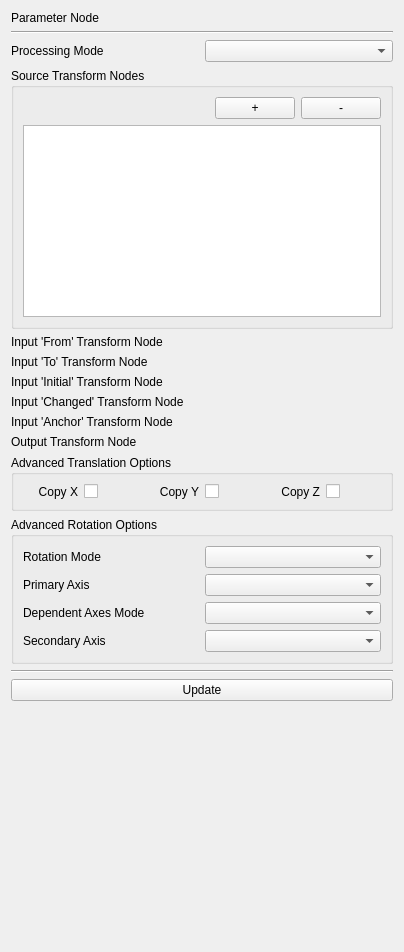
<?xml version="1.0" encoding="UTF-8"?>
<ui version="4.0">
 <class>qSlicerTransformProcessorModule</class>
 <widget class="qSlicerWidget" name="qSlicerTransformProcessorModule">
  <property name="geometry">
   <rect>
    <x>0</x>
    <y>0</y>
    <width>404</width>
    <height>952</height>
   </rect>
  </property>
  <property name="windowTitle">
   <string>Module Template</string>
  </property>
  <layout class="QGridLayout" name="gridLayout">
   <item row="14" column="0" colspan="2">
    <widget class="ctkCheckablePushButton" name="updateButton">
     <property name="toolTip">
      <string>Click to manually update, click the checkbox to enable automatic updates</string>
     </property>
     <property name="text">
      <string>Update</string>
     </property>
    </widget>
   </item>
   <item row="11" column="0" colspan="2">
    <widget class="ctkCollapsibleGroupBox" name="advancedTranslationGroupBox">
     <property name="title">
      <string>Advanced Translation Options</string>
     </property>
     <layout class="QGridLayout" name="gridLayout_2">
      <item row="2" column="1">
       <widget class="QCheckBox" name="advancedTranslationCopyXCheckbox">
        <property name="layoutDirection">
         <enum>Qt::LeftToRight</enum>
        </property>
        <property name="text">
         <string/>
        </property>
       </widget>
      </item>
      <item row="2" column="0">
       <widget class="QLabel" name="advancedTranslationCopyXLabel">
        <property name="text">
         <string>Copy X</string>
        </property>
        <property name="alignment">
         <set>Qt::AlignRight|Qt::AlignTrailing|Qt::AlignVCenter</set>
        </property>
       </widget>
      </item>
      <item row="2" column="2">
       <widget class="QLabel" name="advancedTranslationCopyYLabel">
        <property name="text">
         <string>Copy Y</string>
        </property>
        <property name="alignment">
         <set>Qt::AlignRight|Qt::AlignTrailing|Qt::AlignVCenter</set>
        </property>
       </widget>
      </item>
      <item row="2" column="3">
       <widget class="QCheckBox" name="advancedTranslationCopyYCheckbox">
        <property name="layoutDirection">
         <enum>Qt::LeftToRight</enum>
        </property>
        <property name="text">
         <string/>
        </property>
       </widget>
      </item>
      <item row="2" column="4">
       <widget class="QLabel" name="advancedTranslationCopyZLabel">
        <property name="text">
         <string>Copy Z</string>
        </property>
        <property name="alignment">
         <set>Qt::AlignRight|Qt::AlignTrailing|Qt::AlignVCenter</set>
        </property>
       </widget>
      </item>
      <item row="2" column="5">
       <widget class="QCheckBox" name="advancedTranslationCopyZCheckbox">
        <property name="layoutDirection">
         <enum>Qt::LeftToRight</enum>
        </property>
        <property name="text">
         <string/>
        </property>
       </widget>
      </item>
     </layout>
    </widget>
   </item>
   <item row="3" column="0" colspan="2">
    <widget class="QGroupBox" name="inputCombineTransformListGroupBox">
     <property name="title">
      <string>Source Transform Nodes</string>
     </property>
     <layout class="QGridLayout" name="gridlayout">
      <property name="sizeConstraint">
       <enum>QLayout::SetDefaultConstraint</enum>
      </property>
      <item row="0" column="1">
       <widget class="qMRMLNodeComboBox" name="addInputCombineTransformComboBox">
        <property name="toolTip">
         <string>Select which transform you want to add below.</string>
        </property>
        <property name="nodeTypes">
         <stringlist>
          <string>vtkMRMLLinearTransformNode</string>
         </stringlist>
        </property>
        <property name="noneEnabled">
         <bool>false</bool>
        </property>
        <property name="renameEnabled">
         <bool>true</bool>
        </property>
       </widget>
      </item>
      <item row="0" column="4">
       <widget class="QPushButton" name="removeInputCombineTransformButton">
        <property name="toolTip">
         <string>Remove the transform selected below.</string>
        </property>
        <property name="text">
         <string>-</string>
        </property>
       </widget>
      </item>
      <item row="0" column="3">
       <widget class="QPushButton" name="addInputCombineTransformButton">
        <property name="toolTip">
         <string>Add the transform to the list below.</string>
        </property>
        <property name="text">
         <string>+</string>
        </property>
       </widget>
      </item>
      <item row="1" column="0" colspan="5">
       <widget class="QListWidget" name="inputCombineTransformList">
        <property name="sizePolicy">
         <sizepolicy hsizetype="Expanding" vsizetype="Minimum">
          <horstretch>0</horstretch>
          <verstretch>0</verstretch>
         </sizepolicy>
        </property>
       </widget>
      </item>
     </layout>
    </widget>
   </item>
   <item row="4" column="1">
    <widget class="qMRMLNodeComboBox" name="inputFromTransformComboBox">
     <property name="toolTip">
      <string>The transform node *from* which the output is based (e.g. Source in SourceToTarget)</string>
     </property>
     <property name="nodeTypes">
      <stringlist>
       <string>vtkMRMLLinearTransformNode</string>
      </stringlist>
     </property>
     <property name="noneEnabled">
      <bool>false</bool>
     </property>
     <property name="renameEnabled">
      <bool>true</bool>
     </property>
    </widget>
   </item>
   <item row="0" column="1">
    <widget class="qMRMLNodeComboBox" name="parameterNodeComboBox">
     <property name="enabled">
      <bool>false</bool>
     </property>
     <property name="toolTip">
      <string>This stores all parameters for transform processing.</string>
     </property>
     <property name="nodeTypes">
      <stringlist>
       <string>vtkMRMLTransformProcessorNode</string>
      </stringlist>
     </property>
     <property name="showHidden">
      <bool>true</bool>
     </property>
     <property name="renameEnabled">
      <bool>false</bool>
     </property>
    </widget>
   </item>
   <item row="5" column="1">
    <widget class="qMRMLNodeComboBox" name="inputToTransformComboBox">
     <property name="toolTip">
      <string>The transform node *to* which the output is based (e.g. Target in SourceToTarget)</string>
     </property>
     <property name="nodeTypes">
      <stringlist>
       <string>vtkMRMLLinearTransformNode</string>
      </stringlist>
     </property>
     <property name="noneEnabled">
      <bool>false</bool>
     </property>
     <property name="renameEnabled">
      <bool>true</bool>
     </property>
    </widget>
   </item>
   <item row="8" column="1">
    <widget class="qMRMLNodeComboBox" name="inputAnchorTransformComboBox">
     <property name="toolTip">
      <string>The output will be expressed relative to this anchor</string>
     </property>
     <property name="nodeTypes">
      <stringlist>
       <string>vtkMRMLLinearTransformNode</string>
      </stringlist>
     </property>
     <property name="noneEnabled">
      <bool>false</bool>
     </property>
     <property name="renameEnabled">
      <bool>true</bool>
     </property>
    </widget>
   </item>
   <item row="16" column="1">
    <spacer name="verticalSpacer">
     <property name="orientation">
      <enum>Qt::Vertical</enum>
     </property>
     <property name="sizeHint" stdset="0">
      <size>
       <width>20</width>
       <height>40</height>
      </size>
     </property>
    </spacer>
   </item>
   <item row="8" column="0">
    <widget class="QLabel" name="inputAnchorTransformLabel">
     <property name="text">
      <string>Input 'Anchor' Transform Node</string>
     </property>
    </widget>
   </item>
   <item row="2" column="0">
    <widget class="QLabel" name="processingModeLabel">
     <property name="text">
      <string>Processing Mode</string>
     </property>
    </widget>
   </item>
   <item row="4" column="0">
    <widget class="QLabel" name="inputFromTransformLabel">
     <property name="text">
      <string>Input 'From' Transform Node</string>
     </property>
    </widget>
   </item>
   <item row="0" column="0">
    <widget class="QLabel" name="parameterNodeLabel">
     <property name="text">
      <string>Parameter Node</string>
     </property>
    </widget>
   </item>
   <item row="5" column="0">
    <widget class="QLabel" name="inputToTransformLabel">
     <property name="text">
      <string>Input 'To' Transform Node</string>
     </property>
    </widget>
   </item>
   <item row="2" column="1">
    <widget class="ctkComboBox" name="processingModeComboBox">
     <property name="toolTip">
      <string>Select what kind of operation to perform.</string>
     </property>
     <property name="defaultText">
      <string/>
     </property>
    </widget>
   </item>
   <item row="9" column="1">
    <widget class="qMRMLNodeComboBox" name="outputTransformComboBox">
     <property name="toolTip">
      <string>The node in which to store the result.</string>
     </property>
     <property name="nodeTypes">
      <stringlist>
       <string>vtkMRMLLinearTransformNode</string>
      </stringlist>
     </property>
     <property name="noneEnabled">
      <bool>false</bool>
     </property>
     <property name="renameEnabled">
      <bool>true</bool>
     </property>
    </widget>
   </item>
   <item row="1" column="0" colspan="2">
    <widget class="Line" name="lineInputs">
     <property name="orientation">
      <enum>Qt::Horizontal</enum>
     </property>
    </widget>
   </item>
   <item row="6" column="0">
    <widget class="QLabel" name="inputInitialTransformLabel">
     <property name="text">
      <string>Input 'Initial' Transform Node</string>
     </property>
    </widget>
   </item>
   <item row="12" column="0" colspan="2">
    <widget class="ctkCollapsibleGroupBox" name="advancedRotationGroupBox">
     <property name="layoutDirection">
      <enum>Qt::LeftToRight</enum>
     </property>
     <property name="title">
      <string>Advanced Rotation Options</string>
     </property>
     <layout class="QGridLayout" name="gridLayout_3">
      <item row="2" column="1">
       <widget class="QLabel" name="advancedRotationDependentAxesModeLabel">
        <property name="text">
         <string>Dependent Axes Mode</string>
        </property>
       </widget>
      </item>
      <item row="0" column="2">
       <widget class="ctkComboBox" name="advancedRotationModeComboBox"/>
      </item>
      <item row="3" column="2">
       <widget class="ctkComboBox" name="advancedRotationSecondaryAxisComboBox"/>
      </item>
      <item row="2" column="2">
       <widget class="ctkComboBox" name="advancedRotationDependentAxesModeComboBox"/>
      </item>
      <item row="1" column="1">
       <widget class="QLabel" name="advancedRotationPrimaryAxisLabel">
        <property name="text">
         <string>Primary Axis</string>
        </property>
       </widget>
      </item>
      <item row="1" column="2">
       <widget class="ctkComboBox" name="advancedRotationPrimaryAxisComboBox"/>
      </item>
      <item row="3" column="1">
       <widget class="QLabel" name="advancedRotationSecondaryAxisLabel">
        <property name="text">
         <string>Secondary Axis</string>
        </property>
       </widget>
      </item>
      <item row="0" column="1">
       <widget class="QLabel" name="advancedRotationModeLabel">
        <property name="text">
         <string>Rotation Mode</string>
        </property>
       </widget>
      </item>
     </layout>
    </widget>
   </item>
   <item row="6" column="1">
    <widget class="qMRMLNodeComboBox" name="inputInitialTransformComboBox">
     <property name="toolTip">
      <string>The initial state for the transform</string>
     </property>
     <property name="nodeTypes">
      <stringlist>
       <string>vtkMRMLLinearTransformNode</string>
      </stringlist>
     </property>
     <property name="noneEnabled">
      <bool>false</bool>
     </property>
     <property name="renameEnabled">
      <bool>true</bool>
     </property>
    </widget>
   </item>
   <item row="7" column="0">
    <widget class="QLabel" name="inputChangedTransformLabel">
     <property name="text">
      <string>Input 'Changed' Transform Node</string>
     </property>
    </widget>
   </item>
   <item row="7" column="1">
    <widget class="qMRMLNodeComboBox" name="inputChangedTransformComboBox">
     <property name="toolTip">
      <string>The changed state of the input</string>
     </property>
     <property name="nodeTypes">
      <stringlist>
       <string>vtkMRMLLinearTransformNode</string>
      </stringlist>
     </property>
     <property name="noneEnabled">
      <bool>false</bool>
     </property>
     <property name="renameEnabled">
      <bool>true</bool>
     </property>
    </widget>
   </item>
   <item row="13" column="0" colspan="2">
    <widget class="Line" name="lineControl">
     <property name="orientation">
      <enum>Qt::Horizontal</enum>
     </property>
    </widget>
   </item>
   <item row="9" column="0">
    <widget class="QLabel" name="outputTransformLabel">
     <property name="text">
      <string>Output Transform Node</string>
     </property>
    </widget>
   </item>
  </layout>
 </widget>
 <customwidgets>
  <customwidget>
   <class>qMRMLNodeComboBox</class>
   <extends>QWidget</extends>
   <header>qMRMLNodeComboBox.h</header>
   <container>1</container>
  </customwidget>
  <customwidget>
   <class>qSlicerWidget</class>
   <extends>QWidget</extends>
   <header>qSlicerWidget.h</header>
   <container>1</container>
  </customwidget>
  <customwidget>
   <class>ctkCheckablePushButton</class>
   <extends>ctkPushButton</extends>
   <header>ctkCheckablePushButton.h</header>
  </customwidget>
  <customwidget>
   <class>ctkCollapsibleGroupBox</class>
   <extends>QGroupBox</extends>
   <header>ctkCollapsibleGroupBox.h</header>
   <container>1</container>
  </customwidget>
  <customwidget>
   <class>ctkComboBox</class>
   <extends>QComboBox</extends>
   <header>ctkComboBox.h</header>
  </customwidget>
  <customwidget>
   <class>ctkPushButton</class>
   <extends>QPushButton</extends>
   <header>ctkPushButton.h</header>
  </customwidget>
 </customwidgets>
 <resources/>
 <connections>
  <connection>
   <sender>qSlicerTransformProcessorModule</sender>
   <signal>mrmlSceneChanged(vtkMRMLScene*)</signal>
   <receiver>outputTransformComboBox</receiver>
   <slot>setMRMLScene(vtkMRMLScene*)</slot>
   <hints>
    <hint type="sourcelabel">
     <x>301</x>
     <y>4</y>
    </hint>
    <hint type="destinationlabel">
     <x>307</x>
     <y>400</y>
    </hint>
   </hints>
  </connection>
  <connection>
   <sender>qSlicerTransformProcessorModule</sender>
   <signal>mrmlSceneChanged(vtkMRMLScene*)</signal>
   <receiver>addInputCombineTransformComboBox</receiver>
   <slot>setMRMLScene(vtkMRMLScene*)</slot>
   <hints>
    <hint type="sourcelabel">
     <x>177</x>
     <y>780</y>
    </hint>
    <hint type="destinationlabel">
     <x>102</x>
     <y>139</y>
    </hint>
   </hints>
  </connection>
  <connection>
   <sender>qSlicerTransformProcessorModule</sender>
   <signal>mrmlSceneChanged(vtkMRMLScene*)</signal>
   <receiver>parameterNodeComboBox</receiver>
   <slot>setMRMLScene(vtkMRMLScene*)</slot>
   <hints>
    <hint type="sourcelabel">
     <x>66</x>
     <y>735</y>
    </hint>
    <hint type="destinationlabel">
     <x>64</x>
     <y>55</y>
    </hint>
   </hints>
  </connection>
  <connection>
   <sender>qSlicerTransformProcessorModule</sender>
   <signal>mrmlSceneChanged(vtkMRMLScene*)</signal>
   <receiver>inputAnchorTransformComboBox</receiver>
   <slot>setMRMLScene(vtkMRMLScene*)</slot>
   <hints>
    <hint type="sourcelabel">
     <x>201</x>
     <y>433</y>
    </hint>
    <hint type="destinationlabel">
     <x>201</x>
     <y>449</y>
    </hint>
   </hints>
  </connection>
  <connection>
   <sender>qSlicerTransformProcessorModule</sender>
   <signal>mrmlSceneChanged(vtkMRMLScene*)</signal>
   <receiver>inputToTransformComboBox</receiver>
   <slot>setMRMLScene(vtkMRMLScene*)</slot>
   <hints>
    <hint type="sourcelabel">
     <x>201</x>
     <y>433</y>
    </hint>
    <hint type="destinationlabel">
     <x>201</x>
     <y>390</y>
    </hint>
   </hints>
  </connection>
  <connection>
   <sender>qSlicerTransformProcessorModule</sender>
   <signal>mrmlSceneChanged(vtkMRMLScene*)</signal>
   <receiver>inputFromTransformComboBox</receiver>
   <slot>setMRMLScene(vtkMRMLScene*)</slot>
   <hints>
    <hint type="sourcelabel">
     <x>201</x>
     <y>462</y>
    </hint>
    <hint type="destinationlabel">
     <x>201</x>
     <y>390</y>
    </hint>
   </hints>
  </connection>
  <connection>
   <sender>qSlicerTransformProcessorModule</sender>
   <signal>mrmlSceneChanged(vtkMRMLScene*)</signal>
   <receiver>inputInitialTransformComboBox</receiver>
   <slot>setMRMLScene(vtkMRMLScene*)</slot>
   <hints>
    <hint type="sourcelabel">
     <x>201</x>
     <y>475</y>
    </hint>
    <hint type="destinationlabel">
     <x>302</x>
     <y>414</y>
    </hint>
   </hints>
  </connection>
  <connection>
   <sender>qSlicerTransformProcessorModule</sender>
   <signal>mrmlSceneChanged(vtkMRMLScene*)</signal>
   <receiver>inputChangedTransformComboBox</receiver>
   <slot>setMRMLScene(vtkMRMLScene*)</slot>
   <hints>
    <hint type="sourcelabel">
     <x>201</x>
     <y>475</y>
    </hint>
    <hint type="destinationlabel">
     <x>302</x>
     <y>444</y>
    </hint>
   </hints>
  </connection>
 </connections>
</ui>
